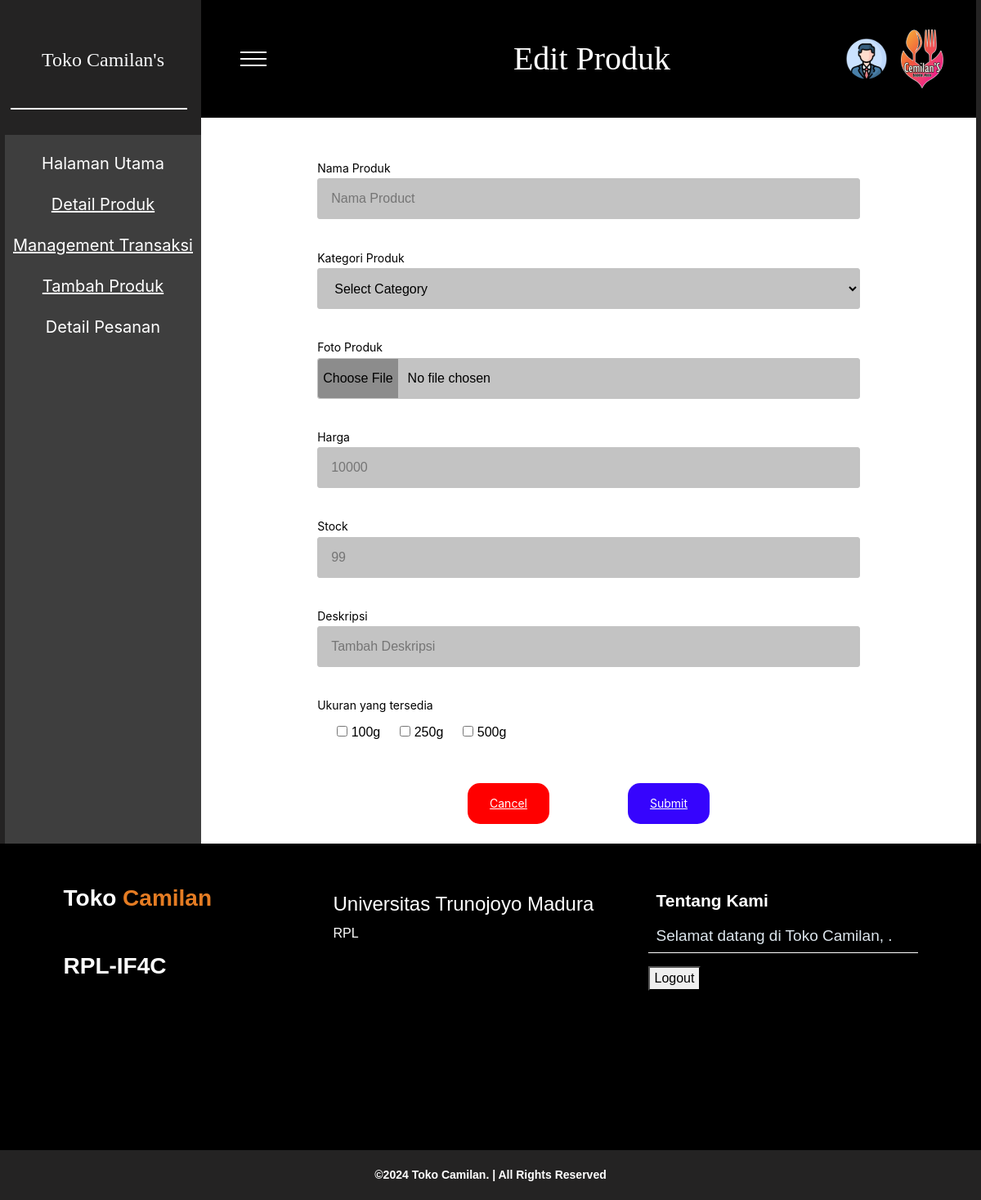
The page /rpl/admin/editproduk.php on the database its author committed.
### tables this page shows
CREATE TABLE `ukuran_barang` (
  `ID_UKURAN` int(11) NOT NULL,
  `BERAT` int(11) NOT NULL
);

### rpl/Database/database.php (called while the page is built, shortened)
<?php
function getDataAll($table)
{
    try {
        $statement = DB->prepare("SELECT * FROM $table ");
        $statement->execute();
        return $statement->fetchAll(PDO::FETCH_ASSOC);
    } catch (PDOException $err) {
        echo $err->getMessage();
    }
}
function getDataAllWhere($table, $column, $id)
{
    try {
        $statement = DB->prepare("SELECT * FROM $table WHERE $column = :id");
        $statement->bindValue(':id', $id);
        $statement->execute();
        return $statement->fetchAll(PDO::FETCH_ASSOC);
    } catch (PDOException $err) {
        echo $err->getMessage();
    }
}

### rpl/admin/editproduk.php (the view, shortened to what this page needs)
<?php
require_once('../Database/database.php');
$produk = getDataAllWhere('barang', 'ID_BARANG', $_GET['product']);
$weight_array_string = $produk[0]['Ukuran'];
$weight = getDataAll('ukuran_barang');
?>
<?php include("../templates/header-admin.php") ?>
<form name="EditForm" action="<?= BASEURL . '/controller/admin/edit_produk.php' ?>" method="post" enctype="multipart/form-data" style="width: 70%; color:black;" class="mb-5 pb-5">
    <div class="mb-1">
        <label class="font-form" for="namaproduk">Nama Produk</label>
        <input type="text" class="input-form px-3" id="formGroupExampleInput" placeholder="Nama Product" name="namaproduk" value="<?= $produk[0]['NAMA_BARANG'] ?>" required>
    </div>
    <div class="mb-1">
        <label class="font-form" for="kategori">Kategori Produk</label>
        <select class="input-form px-3" aria-label="Default select example" name="kategori" required>
            <option selected>Select Category</option>
        </select>
    </div>
    <div class="mb-1">
        <label class="font-form" for="InputFoto" class="form-label">Foto Produk</label>
        <input class="input-form p-0" type="file" id="InputFoto" name="fotoproduk" value="<?= $produk[0]['FOTO_BARANG'] ?>" required>
    </div>
    <div class="mb-1">
        <label class="font-form" for="hargaproduk">Harga</label>
        <input type="text" class="input-form px-3" id="formGroupExampleInput2" placeholder="10000" name="hargaproduk" value="<?= $produk[0]['HARGA_BARANG'] ?>" required>
    </div>
    <div class="mb-1">
        <label class="font-form" for="stockproduk">Stock</label>
        <input type="text" class="input-form px-3" id="formGroupExampleInput2" placeholder="99" name="stockproduk" value="<?= $produk[0]['STOCK'] ?>" required>
    </div>
    <div class="mb-1">
        <label class="font-form" for="deskripsi">Deskripsi</label>
        <input type="text" class="input-form px-3" id="formGroupExampleInput2" placeholder="Tambah Deskripsi" name="deskripsi" value="<?= $produk[0]['Deskripsi'] ?>" required>
    </div>
    <div class="mb-5">
        <label class="font-form mb-2" for="WeightForm">Ukuran yang tersedia</label>
        <div class="d-flex align-items-center" id="WeightForm">
            <?php
            foreach ($weight as $w) :
                $weight_array = explode(',', $weight_array_string);
                if (in_array($w['ID_UKURAN'], $weight_array)) :
            ?>
                    <div class="form-check">
                        <input class="" type="checkbox" value="<?= $w['ID_UKURAN'] ?>" id="flexCheckDefault" checked>
                        <label class="form-check-label" for="flexCheckDefault">
                            <?= $w['BERAT'] ?>g
                        </label>
                    </div>
                <?php else : ?>
                    <div class="form-check">
                        <input class="" type="checkbox" value="<?= $w['ID_UKURAN'] ?>" id="flexCheckDefault">
                        <label class="form-check-label" for="flexCheckDefault">
                            <?= $w['BERAT'] ?>g
                        </label>
                    </div>
            <?php
                endif;
            endforeach;
            ?>
        </div>
    </div>
    <div class="d-flex justify-content-center">
        <button type="reset" class="button-submit-form mx-5" style="background-color: red;">Cancel </button>
        <button type="submit" class="button-submit-form mx-5"> Submit </button>
    </div>
</form>
<?php include("../templates/footer-admin.php") ?>

### rpl/css/style.css (style rules this page uses)
body { font-family: 'Source Sans Pro', sans-serif; font-weight: 300; margin: 0; padding: 0; display: flex; flex-direction: column; align-items: center; background-color: #242323; overflow-x: hidden; }

### rpl/admin/editproduk.php (style rules this page uses)
.font-form { color: #000; font-family: Inter; font-size: 14px; font-style: normal; font-weight: 400; line-height: normal; display: flex; width: 167px; height: 26px; flex-direction: column; justify-content: center; flex-shrink: 0; }
.input-form { border: 1px solid #C3C3C3; border-radius: 3px; background: #C3C3C3; width: 100%; height: 50px; flex-shrink: 0; margin-bottom: 3.7vh; }
.button-submit-form { border: #3604FD; border-radius: 15px; background: #3604FD; width: 100px; height: 50px; flex-shrink: 0; color: #FFF; text-align: center; font-family: Inter; font-size: 14px; font-style: normal; font-weight: 400; line-height: normal; text-decoration-line: underline; }

### rows shown on the page
ukuran_barang: BERAT "100"
ukuran_barang: BERAT "250"
ukuran_barang: BERAT "500"

### other values the page prints
$title "Edit Produk"
